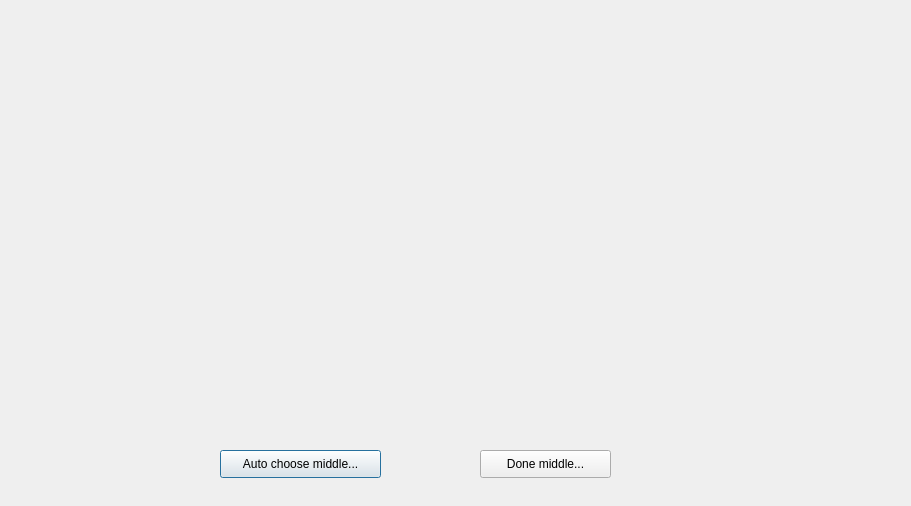
<?xml version="1.0" encoding="UTF-8"?>
<ui version="4.0">
 <class>NestDialog</class>
 <widget class="QDialog" name="NestDialog">
  <property name="geometry">
   <rect>
    <x>0</x>
    <y>0</y>
    <width>911</width>
    <height>506</height>
   </rect>
  </property>
  <property name="windowTitle">
   <string>Nest Dialog</string>
  </property>
  <widget class="QPushButton" name="autoChooseMiddleButton">
   <property name="geometry">
    <rect>
     <x>220</x>
     <y>450</y>
     <width>161</width>
     <height>28</height>
    </rect>
   </property>
   <property name="text">
    <string>Auto choose middle...</string>
   </property>
  </widget>
  <widget class="QPushButton" name="doneMiddleButton">
   <property name="geometry">
    <rect>
     <x>480</x>
     <y>450</y>
     <width>131</width>
     <height>28</height>
    </rect>
   </property>
   <property name="text">
    <string>Done middle...</string>
   </property>
  </widget>
 </widget>
 <resources/>
 <connections/>
</ui>
